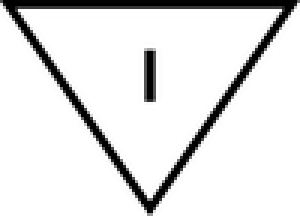
#> input picture Generador-Casos/simbolos/actualizacionLogica_archivo.png, 100 x 72 px, given as the content of the folder ve/My Drive/Investigaciones/Cursogramas/simbolos originales/, which was not available (shown 3 times larger)
$ jupyter execute 1-normalizar-simbolos.ipynb   (older library calls are emulated)   (text cells are left out)
#> lines starting #> are read from the running program, lines starting #| are printed output that depends on the picture; pictures that were not available may be replaced by others from this repository, and a replacement may not be noted
[cell 1]
max_size = (100, 100)
path_origen = 'gdrive/My Drive/Investigaciones/Cursogramas/simbolos originales/'
path_destino = 'gdrive/My Drive/Investigaciones/Cursogramas/simbolos/'

[cell 2]
import os
import os.path
from os.path import isfile, join
from PIL import Image, ImageChops

[cell 3]
from google.colab import drive
drive.mount('/content/gdrive', force_remount=True)

[cell 4]
# crea el directorio destino, si es necesario
if not os.path.isdir(path_destino):
  os.makedirs(path_destino)

simbolos = [file for file in os.listdir(path_origen) if isfile(join(path_origen, file))]

for simbolo in simbolos:
  imagen = Image.open(join(path_origen, simbolo))
#> imagen is the input picture: PIL image 100x72 RGB; min 0, max 255, mean 227.1

  bg = Image.new(imagen.mode, imagen.size, imagen.getpixel((0, 0)))
#> bg: PIL image 100x72 RGB; every value is 79
  diff = ImageChops.difference(imagen, bg)
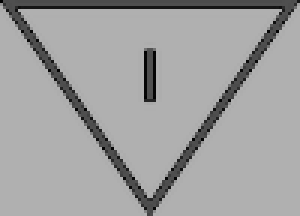
#> diff: PIL image 100x72 RGB (shown 3 times larger); min 0, max 176, mean 161.2
  diff = ImageChops.add(diff, diff, 2.0, -100)
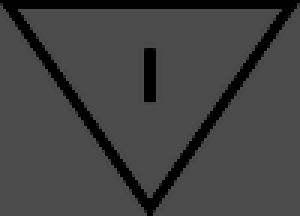
#> diff: PIL image 100x72 RGB (shown 3 times larger); min 0, max 76, mean 66
  box = diff.getbbox()
#> box = (0, 1, 100, 72)
  if box:
    imagen = imagen.crop(box)
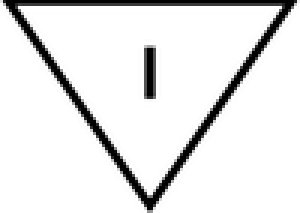
#> imagen: PIL image 100x71 RGB (shown 3 times larger); min 0, max 255, mean 230.2

  imagen.thumbnail(max_size, Image.ANTIALIAS)
  imagen.save(join(path_destino, simbolo), 'PNG')

$ run again, on Generador-Casos/simbolos/conector_reanudacionCorte.png
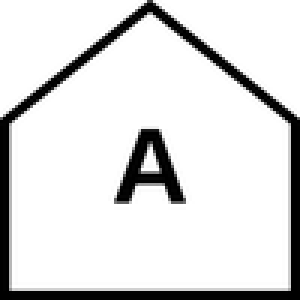
#> input picture Generador-Casos/simbolos/conector_reanudacionCorte.png, 100 x 100 px, given as the content of the folder ve/My Drive/Investigaciones/Cursogramas/simbolos originales/, which was not available (shown 3 times larger)
#> imagen is the input picture: PIL image 100x100 RGB; min 0, max 255, mean 220.7
#> bg: PIL image 100x100 RGB; every value is 255
#> `diff = ImageChops.difference(imagen, bg)`:
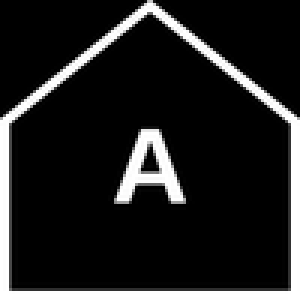
#> diff: PIL image 100x100 RGB (shown 3 times larger); min 0, max 255, mean 34.3
#> `diff = ImageChops.add(diff, diff, 2.0, -100)`:
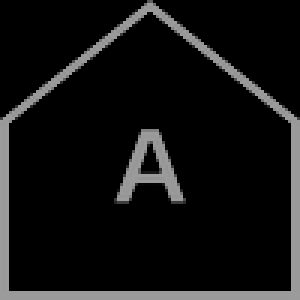
#> diff: PIL image 100x100 RGB (shown 3 times larger); min 0, max 155, mean 18.9
#> box = (0, 0, 100, 100)
